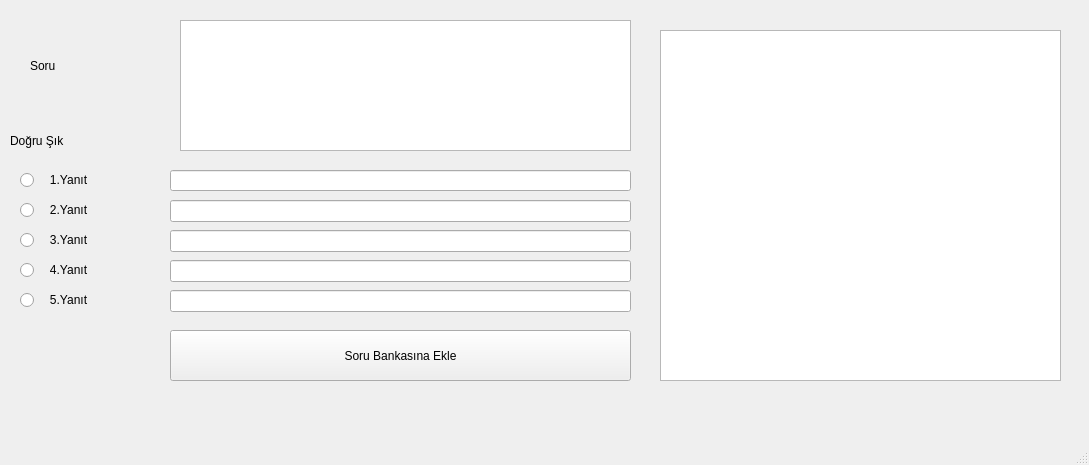
<?xml version="1.0" encoding="UTF-8"?>
<ui version="4.0">
 <class>MainWindow</class>
 <widget class="QMainWindow" name="MainWindow">
  <property name="geometry">
   <rect>
    <x>0</x>
    <y>0</y>
    <width>1089</width>
    <height>465</height>
   </rect>
  </property>
  <property name="windowTitle">
   <string>MainWindow</string>
  </property>
  <widget class="QWidget" name="centralwidget">
   <widget class="QRadioButton" name="radioButton">
    <property name="geometry">
     <rect>
      <x>20</x>
      <y>170</y>
      <width>141</width>
      <height>20</height>
     </rect>
    </property>
    <property name="styleSheet">
     <string notr="true">font: 75 10pt &quot;MS Shell Dlg 2&quot;;
font: 75 14pt &quot;MS Shell Dlg 2&quot;;</string>
    </property>
    <property name="text">
     <string>   1.Yanıt</string>
    </property>
   </widget>
   <widget class="QRadioButton" name="radioButton_2">
    <property name="geometry">
     <rect>
      <x>20</x>
      <y>200</y>
      <width>141</width>
      <height>20</height>
     </rect>
    </property>
    <property name="styleSheet">
     <string notr="true">font: 75 14pt &quot;MS Shell Dlg 2&quot;;</string>
    </property>
    <property name="text">
     <string>   2.Yanıt</string>
    </property>
   </widget>
   <widget class="QRadioButton" name="radioButton_3">
    <property name="geometry">
     <rect>
      <x>20</x>
      <y>230</y>
      <width>121</width>
      <height>20</height>
     </rect>
    </property>
    <property name="styleSheet">
     <string notr="true">font: 75 14pt &quot;MS Shell Dlg 2&quot;;</string>
    </property>
    <property name="text">
     <string>   3.Yanıt</string>
    </property>
   </widget>
   <widget class="QRadioButton" name="radioButton_4">
    <property name="geometry">
     <rect>
      <x>20</x>
      <y>260</y>
      <width>131</width>
      <height>20</height>
     </rect>
    </property>
    <property name="styleSheet">
     <string notr="true">font: 75 14pt &quot;MS Shell Dlg 2&quot;;</string>
    </property>
    <property name="text">
     <string>   4.Yanıt</string>
    </property>
   </widget>
   <widget class="QRadioButton" name="radioButton_5">
    <property name="geometry">
     <rect>
      <x>20</x>
      <y>290</y>
      <width>131</width>
      <height>20</height>
     </rect>
    </property>
    <property name="styleSheet">
     <string notr="true">font: 75 14pt &quot;MS Shell Dlg 2&quot;;</string>
    </property>
    <property name="text">
     <string>   5.Yanıt</string>
    </property>
   </widget>
   <widget class="QPushButton" name="pushButton">
    <property name="geometry">
     <rect>
      <x>170</x>
      <y>330</y>
      <width>461</width>
      <height>51</height>
     </rect>
    </property>
    <property name="styleSheet">
     <string notr="true">font: 75 24pt &quot;MS Shell Dlg 2&quot;;
font: 14pt &quot;MS Shell Dlg 2&quot;;</string>
    </property>
    <property name="text">
     <string>Soru Bankasına Ekle</string>
    </property>
   </widget>
   <widget class="QLabel" name="label">
    <property name="geometry">
     <rect>
      <x>230</x>
      <y>170</y>
      <width>401</width>
      <height>21</height>
     </rect>
    </property>
    <property name="text">
     <string/>
    </property>
   </widget>
   <widget class="QLabel" name="label_2">
    <property name="geometry">
     <rect>
      <x>30</x>
      <y>20</y>
      <width>131</width>
      <height>91</height>
     </rect>
    </property>
    <property name="styleSheet">
     <string notr="true">font: 75 8pt &quot;MS Shell Dlg 2&quot;;
font: 75 36pt &quot;MS Shell Dlg 2&quot;;
font: 75 36pt &quot;MS Shell Dlg 2&quot;;</string>
    </property>
    <property name="text">
     <string>Soru</string>
    </property>
   </widget>
   <widget class="QLineEdit" name="lineEdit">
    <property name="geometry">
     <rect>
      <x>170</x>
      <y>170</y>
      <width>461</width>
      <height>21</height>
     </rect>
    </property>
   </widget>
   <widget class="QLineEdit" name="lineEdit_2">
    <property name="geometry">
     <rect>
      <x>170</x>
      <y>200</y>
      <width>461</width>
      <height>22</height>
     </rect>
    </property>
   </widget>
   <widget class="QLineEdit" name="lineEdit_3">
    <property name="geometry">
     <rect>
      <x>170</x>
      <y>230</y>
      <width>461</width>
      <height>22</height>
     </rect>
    </property>
   </widget>
   <widget class="QLineEdit" name="lineEdit_4">
    <property name="geometry">
     <rect>
      <x>170</x>
      <y>260</y>
      <width>461</width>
      <height>22</height>
     </rect>
    </property>
   </widget>
   <widget class="QLineEdit" name="lineEdit_5">
    <property name="geometry">
     <rect>
      <x>170</x>
      <y>290</y>
      <width>461</width>
      <height>22</height>
     </rect>
    </property>
   </widget>
   <widget class="QLabel" name="label_3">
    <property name="geometry">
     <rect>
      <x>10</x>
      <y>120</y>
      <width>111</width>
      <height>41</height>
     </rect>
    </property>
    <property name="styleSheet">
     <string notr="true">font: 75 14pt &quot;MS Shell Dlg 2&quot;;</string>
    </property>
    <property name="text">
     <string>Doğru Şık</string>
    </property>
   </widget>
   <widget class="QTextEdit" name="textEdit">
    <property name="geometry">
     <rect>
      <x>180</x>
      <y>20</y>
      <width>451</width>
      <height>131</height>
     </rect>
    </property>
   </widget>
   <widget class="QTextEdit" name="textEdit_2">
    <property name="geometry">
     <rect>
      <x>660</x>
      <y>30</y>
      <width>401</width>
      <height>351</height>
     </rect>
    </property>
   </widget>
  </widget>
  <widget class="QMenuBar" name="menubar">
   <property name="geometry">
    <rect>
     <x>0</x>
     <y>0</y>
     <width>1089</width>
     <height>26</height>
    </rect>
   </property>
  </widget>
  <widget class="QStatusBar" name="statusbar"/>
 </widget>
 <resources/>
 <connections/>
</ui>
